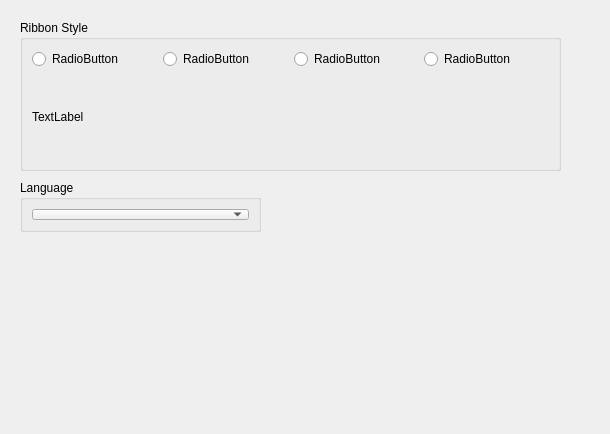
<?xml version="1.0" encoding="UTF-8"?>
<ui version="4.0">
 <class>DASettingPageCommon</class>
 <widget class="QWidget" name="DASettingPageCommon">
  <property name="geometry">
   <rect>
    <x>0</x>
    <y>0</y>
    <width>610</width>
    <height>434</height>
   </rect>
  </property>
  <property name="windowTitle">
   <string>Form</string>
  </property>
  <widget class="QGroupBox" name="groupBox">
   <property name="geometry">
    <rect>
     <x>20</x>
     <y>180</y>
     <width>241</width>
     <height>52</height>
    </rect>
   </property>
   <property name="title">
    <string>Language</string>
   </property>
   <layout class="QVBoxLayout" name="verticalLayout">
    <item>
     <widget class="QComboBox" name="comboBox"/>
    </item>
   </layout>
  </widget>
  <widget class="QGroupBox" name="groupBox_2">
   <property name="geometry">
    <rect>
     <x>20</x>
     <y>20</y>
     <width>541</width>
     <height>151</height>
    </rect>
   </property>
   <property name="title">
    <string>Ribbon Style</string>
   </property>
   <layout class="QVBoxLayout" name="verticalLayout_2">
    <item>
     <layout class="QHBoxLayout" name="horizontalLayout">
      <item>
       <widget class="QRadioButton" name="radioButton">
        <property name="text">
         <string>RadioButton</string>
        </property>
       </widget>
      </item>
      <item>
       <widget class="QRadioButton" name="radioButton_2">
        <property name="text">
         <string>RadioButton</string>
        </property>
       </widget>
      </item>
      <item>
       <widget class="QRadioButton" name="radioButton_3">
        <property name="text">
         <string>RadioButton</string>
        </property>
       </widget>
      </item>
      <item>
       <widget class="QRadioButton" name="radioButton_4">
        <property name="text">
         <string>RadioButton</string>
        </property>
       </widget>
      </item>
     </layout>
    </item>
    <item>
     <widget class="QLabel" name="labelRibbonStylePixmap">
      <property name="text">
       <string>TextLabel</string>
      </property>
     </widget>
    </item>
   </layout>
  </widget>
 </widget>
 <resources/>
 <connections/>
</ui>
